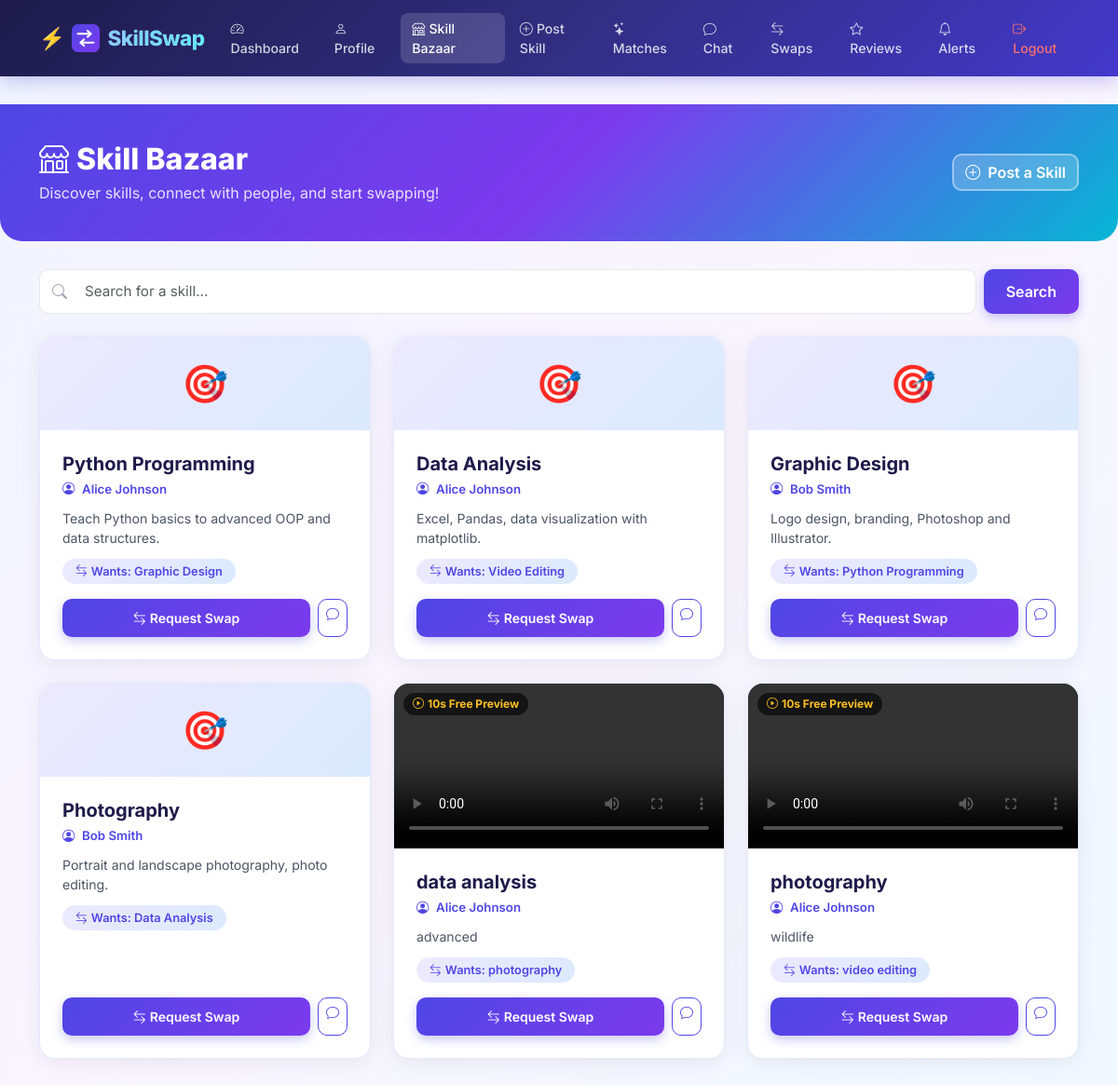
The page /marketplace/ (signed in) on the database its author committed.
### core/models.py (models this page shows, shortened)
class Skill(models.Model):
    user = models.ForeignKey(User, on_delete=models.CASCADE, related_name='skills')
    name = models.CharField(max_length=100)
    description = models.TextField(blank=True)
    skill_wanted = models.CharField(max_length=100, blank=True)
    is_active = models.BooleanField(default=True)
    teaser_video = models.FileField(upload_to='skill_videos/', blank=True, null=True)
    created_at = models.DateTimeField(auto_now_add=True)

### core/views.py (the view, shortened to what this page needs)
# urls.py: path('marketplace/', views.marketplace_view, name='marketplace'),
@login_required
def marketplace_view(request):
    query = request.GET.get('q', '')
    skills = Skill.objects.filter(is_active=True).exclude(user=request.user)
    if query:
        skills = skills.filter(Q(name__icontains=query) | Q(description__icontains=query))
    viewed_skill_ids = list(
        TeaserView.objects.filter(user=request.user).values_list('skill_id', flat=True)
    )
    accepted_swaps = SwapRequest.objects.filter(
        Q(from_user=request.user) | Q(to_user=request.user),
        status='accepted'
    )
    unlocked_skill_ids = set()
    unlocked_skill_ids = list(unlocked_skill_ids)
    return render(request, 'marketplace.html', {
        'skills': skills,
        'query': query,
        'viewed_skill_ids': viewed_skill_ids,
        'unlocked_skill_ids': unlocked_skill_ids,
    })

### templates/marketplace.html (shortened to what this page needs)
{% extends 'base.html' %}
{% block nav_marketplace %}active{% endblock %}
{% block content %}
<div class="page-header">
  <div class="container">
    <div class="d-flex align-items-center justify-content-between flex-wrap gap-3">
      <div>
        <h1 class="mb-1"><i class="bi bi-shop me-2"></i>Skill Bazaar</h1>
        <p class="mb-0" style="opacity:0.85;">Discover skills, connect with people, and start swapping!</p>
      </div>
      <a href="{% url 'post_skill' %}" class="btn fw-600" style="background:rgba(255,255,255,0.2);color:white;border:2px solid rgba(255,255,255,0.4);border-radius:10px;font-weight:600;">
        <i class="bi bi-plus-circle me-1"></i> Post a Skill
      </a>
    </div>
  </div>
</div>
<div class="container">
  <form method="get" class="mb-4">
    <div class="d-flex gap-2">
      <div class="position-relative flex-grow-1">
        <i class="bi bi-search position-absolute" style="left:14px;top:50%;transform:translateY(-50%);color:#9ca3af;"></i>
        <input class="form-control ps-5" name="q" placeholder="Search for a skill..." value="{{ query }}" style="height:48px;font-size:0.95rem;">
      </div>
      <button class="btn btn-primary px-4" type="submit" style="height:48px;min-width:100px;">Search</button>
    </div>
  </form>
  {% if skills %}
  <div class="row g-4">
    {% for skill in skills %}
    <div class="col-md-4 col-sm-6">
      <div class="card h-100" style="border:1.5px solid #e0e7ff;">
        {% if skill.teaser_video %}
          {% if skill.id in unlocked_skill_ids %}
            <div class="video-wrapper">
              <span class="badge-unlocked"><i class="bi bi-unlock-fill me-1"></i>Full Access</span>
              <video width="100%" style="max-height:180px;object-fit:cover;display:block;" controls controlsList="nodownload">
                <source src="{{ skill.teaser_video.url }}" type="video/mp4">
              </video>
            </div>
          {% else %}
            <div class="video-wrapper" id="wrapper_{{ skill.id }}">
              <span class="badge-teaser" id="badge_{{ skill.id }}"><i class="bi bi-play-circle me-1"></i>10s Free Preview</span>
              <video width="100%" style="max-height:180px;object-fit:cover;display:block;"
                controls controlsList="nodownload noremoteplayback"
                id="vid_{{ skill.id }}"
                onplay="startTeaser({{ skill.id }}, '{% url 'record_teaser_view' skill.id %}', '{% url 'request_swap' skill.id %}', '{{ skill.user.username }}')">
                <source src="{{ skill.teaser_video.url }}" type="video/mp4">
              </video>
            </div>
          {% endif %}
        {% else %}
          <div style="border-radius:16px 16px 0 0;background:linear-gradient(135deg,#ede9fe,#dbeafe);height:100px;display:flex;align-items:center;justify-content:center;">
            <span style="font-size:2.5rem;">🎯</span>
          </div>
        {% endif %}
        <div class="card-body d-flex flex-column p-4">
          <h5 style="font-weight:700;color:#1e1b4b;margin-bottom:6px;">{{ skill.name }}</h5>
          <p style="font-size:0.83rem;color:#6b7280;margin-bottom:10px;">
            <i class="bi bi-person-circle me-1" style="color:#4f46e5;"></i>
            <a href="{% url 'view_profile' skill.user.id %}" style="color:#4f46e5;text-decoration:none;font-weight:600;">
              {{ skill.user.get_full_name|default:skill.user.username }}
            </a>
          </p>
          {% if skill.description %}
          <p style="font-size:0.88rem;color:#4b5563;line-height:1.5;margin-bottom:12px;">
            {{ skill.description|truncatechars:90 }}
          </p>
          {% endif %}
          {% if skill.skill_wanted %}
          <div class="mb-3">
            <span style="display:inline-block;background:linear-gradient(135deg,#ede9fe,#dbeafe);color:#4f46e5;border-radius:20px;padding:4px 14px;font-size:0.8rem;font-weight:600;">
              <i class="bi bi-arrow-left-right me-1"></i>Wants: {{ skill.skill_wanted }}
            </span>
          </div>
          {% endif %}
          <div class="mt-auto d-flex gap-2">
            <a href="{% url 'request_swap' skill.id %}" class="btn btn-primary btn-sm flex-grow-1">
              <i class="bi bi-arrow-left-right me-1"></i>Request Swap
            </a>
            <a href="{% url 'chat' skill.user.id %}" class="btn btn-sm" style="border:1.5px solid #4f46e5;color:#4f46e5;border-radius:10px;font-weight:600;">
              <i class="bi bi-chat"></i>
            </a>
          </div>
        </div>
      </div>
    </div>
    {% endfor %}
  </div>
  {% endif %}
</div>
{% endblock %}

### templates/base.html (style rules this page uses)
* { font-family: 'Inter', sans-serif; }
body { background: linear-gradient(135deg, #f0f4ff 0%, #faf5ff 50%, #f0f9ff 100%); min-height: 100vh; }
.card { border: none; border-radius: 16px; box-shadow: 0 4px 24px rgba(0,0,0,0.07); transition: transform 0.2s ease, box-shadow 0.2s ease; background: #ffffff; }
.btn-primary { background: linear-gradient(135deg, #4f46e5, #7c3aed); border: none; border-radius: 10px; font-weight: 600; padding: 10px 24px; box-shadow: 0 4px 12px rgba(79, 70, 229, 0.3); transition: all 0.2s ease; }
.form-control, .form-select { border-radius: 10px; border: 1.5px solid #e5e7eb; padding: 10px 14px; font-size: 0.93rem; transition: border-color 0.2s ease, box-shadow 0.2s ease; }
.page-header { background: linear-gradient(135deg, #4f46e5 0%, #7c3aed 50%, #06b6d4 100%); color: white; padding: 40px 0; margin-bottom: 30px; border-radius: 0 0 24px 24px; }
.page-header h1 { font-weight: 800; font-size: 2rem; }

### templates/marketplace.html (style rules this page uses)
.video-wrapper { position: relative; border-radius: 16px 16px 0 0; overflow: hidden; background: #0f0f1a; }
.badge-teaser { position: absolute; top: 10px; left: 10px; background: rgba(0,0,0,0.6); color: #fbbf24; border-radius: 20px; padding: 3px 10px; font-size: 0.75rem; font-weight: 700; backdrop-filter: blur(4px); z-index: 5; }

### rows shown on the page
Skill: name "Python Programming", user.get_full_name "Alice Johnson", description "Teach Python basics to advanced OOP and data structures.", skill_wanted "Graphic Design"
Skill: name "Data Analysis", user.get_full_name "Alice Johnson", description "Excel, Pandas, data visualization with matplotlib.", skill_wanted "Video Editing"
Skill: name "Graphic Design", user.get_full_name "Bob Smith", description "Logo design, branding, Photoshop and Illustrator.", skill_wanted "Python Programming"
Skill: name "Photography", user.get_full_name "Bob Smith", description "Portrait and landscape photography, photo editing.", skill_wanted "Data Analysis"
Skill: name "data analysis", user.get_full_name "Alice Johnson", description "advanced", skill_wanted "photography"
Skill: name "photography", user.get_full_name "Alice Johnson", description "wildlife", skill_wanted "video editing"
